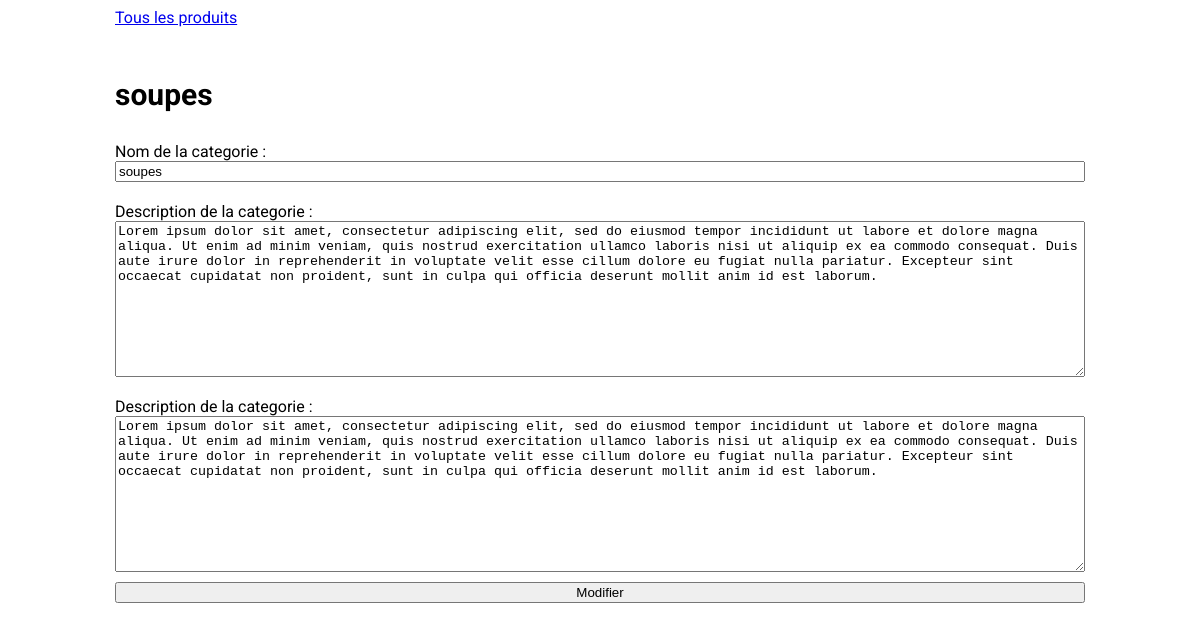
The page /admin/index.php?p=categorie&id=1 (signed in) on the database its author committed.
### tables this page shows
CREATE TABLE `categorie` (
  `id_cat` int(11) NOT NULL,
  `nom_cat` varchar(50) NOT NULL,
  `desc_cat` text NOT NULL,
  `text_cat` longtext NOT NULL,
  `id_cat_cat` int(11) DEFAULT NULL
);

### admin/controllers/categorie.php (called while the page is built, shortened)
<?php
    $categories = spe("categorie","id_cat",$_GET["id"]);
    $categorie = $categories[0];
    $nom    = $categorie["nom_cat"];
    $desc   = $categorie["desc_cat"];
    $text   = $categorie["text_cat"];
require("views/categorie.php");
?>

### core/bdd.php (called while the page is built, shortened)
<?php
    function spe($table,$champ,$id){
        $db =   $GLOBALS["db"];
        $sql = "SELECT * FROM $table WHERE $champ = :id";
        $rst = $db->prepare($sql);
        $rst->execute([":id" => $id]);
        return $rst->fetchAll(PDO::FETCH_ASSOC);
    }
?>

### admin/views/categorie.php (the view, shortened to what this page needs)
<div class="container">
    <a href="?p=categories">Tous les produits</a>
    <h1><?php echo $nom;?></h1>
    <form class="updateForm"action="" method="post">
        <label>
            <span>Nom de la categorie :</span>
            <input type="text" name="nom_cat" value="<?php echo $nom;?>">
        </label>
        <label>
            <span>Description de la categorie :</span>
            <textarea name="desc_cat" id="" cols="30" rows="10"><?php echo $desc;?></textarea>
        </label>
        <label>
            <span>Description de la categorie :</span>
            <textarea name="text_cat" id="" cols="30" rows="10"><?php echo $text;?></textarea>
        </label>
        <input type="submit" value="Modifier" name="update">
    </form>
</div>

### admin/styles/style.css (style rules this page uses)
body { font-family: 'Roboto', sans-serif; }
.container { width: 970px; margin: auto; }
h1,h2 { font-size: 30px; padding-top: 30px; }
.updateForm { display: flex; flex-direction: column; width: 100%; }
.updateForm>label { display: flex; flex-direction: column; padding: 10px 0px; }

### rows shown on the page
categorie: nom_cat "soupes", desc_cat "Lorem ipsum dolor sit amet, consectetur adipiscing elit, sed do eiusmod tempor incididunt ut labore et dolore magna aliqua. Ut enim ad minim veniam, quis nostrud exercitation ullamco laboris nisi ut aliquip ex ea commodo consequat. Duis aute irure dolor in reprehenderit in voluptate velit esse cillum dolore eu fugiat nulla pariatur. Excepteur sint occaecat cupidatat non proident, sunt in culpa qui officia deserunt mollit anim id est laborum.", text_cat "Lorem ipsum dolor sit amet, consectetur adipiscing elit, sed do eiusmod tempor incididunt ut labore et dolore magna aliqua. Ut enim ad minim veniam, quis nostrud exercitation ullamco laboris nisi ut aliquip ex ea commodo consequat. Duis aute irure dolor in reprehenderit in voluptate velit esse cillum dolore eu fugiat nulla pariatur. Excepteur sint occaecat cupidatat non proident, sunt in culpa qui officia deserunt mollit anim id est laborum."
